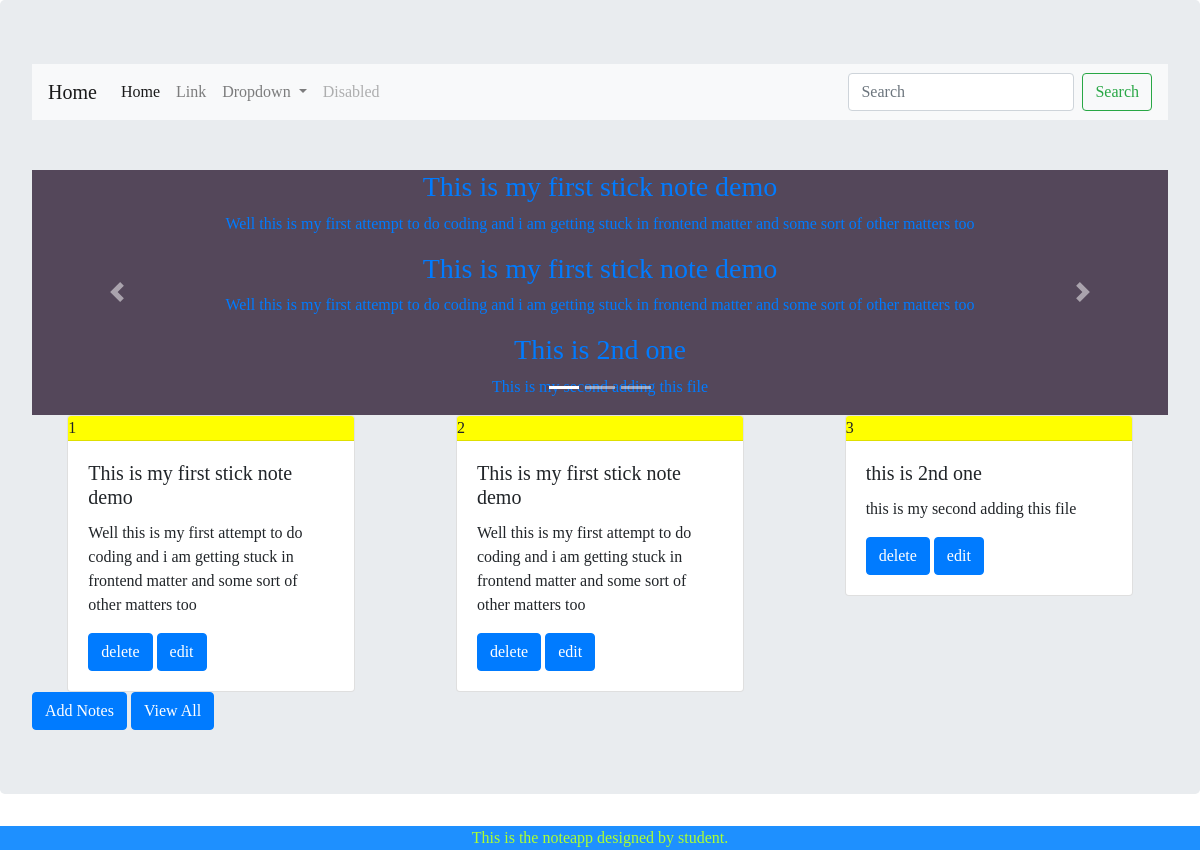
The app's page /, older data.
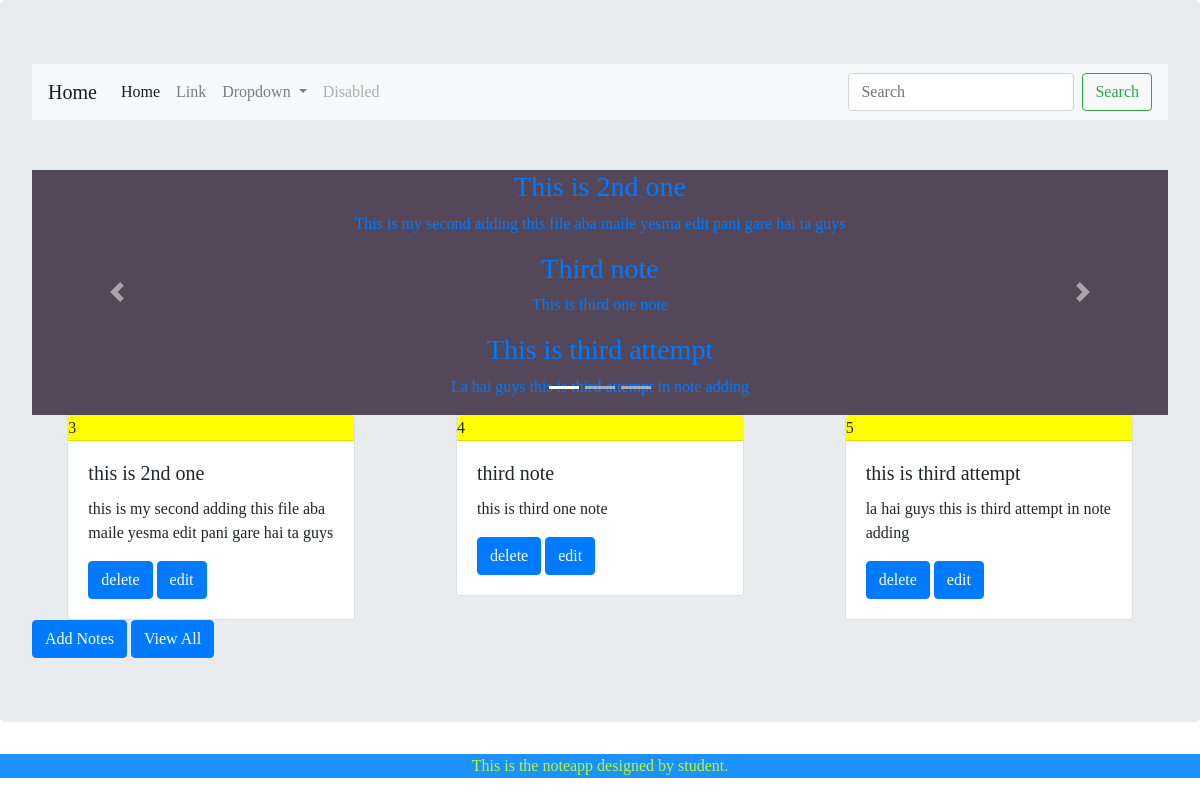
The same page, newer data.
### noteapp/models.py (models this page shows, shortened)
class Note(models.Model):
    title = models.CharField(max_length= 100)
    description = models.TextField()

### noteapp/views.py (the view)
# urls.py: path('', views.home , name='home'),
def home(request):
    notes = Note.objects.all()[0:3]
    return render(request, 'index.html', context={'notes':notes})

### templates/index.html (shortened to what this page needs)
{% extends 'base.html' %}
{% block content %}
<div id="carouselExampleIndicators" class="carousel slide" data-ride="carousel" style="background-color: rgb(84, 71, 90); margin-top: 50px;">
  <ol class="carousel-indicators">
    <li data-target="#carouselExampleIndicators" data-slide-to="0" class="active"></li>
    <li data-target="#carouselExampleIndicators" data-slide-to="1"></li>
    <li data-target="#carouselExampleIndicators" data-slide-to="2"></li>
  </ol>
  {% for note in notes %}
    <div class="carousel-inner">
      <div class="carousel-item active" style="text-align: center;">
        <a href="{% url 'all_notes'%}">
          <h3>{{ note.title.capitalize }}</h3>
          <p>{{ note.description.capitalize }}</p>
        </a>
      </div>
  </div>
  {% endfor %}
  <a class="carousel-control-prev" href="#carouselExampleIndicators" role="button" data-slide="prev">
    <span class="carousel-control-prev-icon" aria-hidden="true"></span>
  </a>
  <a class="carousel-control-next" href="#carouselExampleIndicators" role="button" data-slide="next">
    <span class="carousel-control-next-icon" aria-hidden="true"></span>
  </a>
</div>
{% if notes %}
  <div class="row">
  {% for note in notes %}
    <div class="column mx-auto">
      <div class="card" style="width: 18rem;">
      <div class="card-header title-bg-y" style="margin-left: 40%;">
        {{note.id}}
      </div>
      <div class="card-body">
        <div>
          <h5 class="card-title">{{note.title}}</h5>
        </div>
        <p class="card-text">{{note.description}}</p>
        <a class="btn btn-primary btn-md" href="{% url 'delete' note_id=note.id %}"> delete</a>
        <a class="btn btn-primary btn-md" href="{% url 'edit' note_id=note.id %}"> edit</a>
      </div>
      </div>
    </div>
  {% endfor %}
  </div>
{% else %}
  <h3 style="margin-top: 50px;" text-align='center'> Notes list is empty</h3>
{% endif %}
<div class="mx-auto">
  <a class="btn btn-primary btn-md" href="{% url 'add_notes' %}">Add Notes</a>
  <a class="btn btn-primary btn-md" href="{%url 'all_notes' %}">View All </a>
</div>
{% endblock content %}

Row changes from the older to the newer data that the page shows:
removed Note: title "This is my first stick note demo", description "Well this is my first attempt to do coding and i am getting stuck in frontend matter and some sort of other matters too", id "1"
removed Note: title "This is my first stick note demo", description "Well this is my first attempt to do coding and i am getting stuck in frontend matter and some sort of other matters too", id "2"
changed Note "This is 2nd one": description "This is my second adding this file" → "This is my second adding this file aba maile yesma edit pani gare hai ta guys"; description "this is my second adding this file" → "this is my second adding this file aba maile yesma edit pani gare hai ta guys"
now on this page (row unchanged): Note: title "Third note", description "This is third one note", id "4", title "third note", description "this is third one note"
added Note: title "This is third attempt", description "La hai guys this is third attempt in note adding", id "5", title "this is third attempt", description "la hai guys this is third attempt in note adding"
